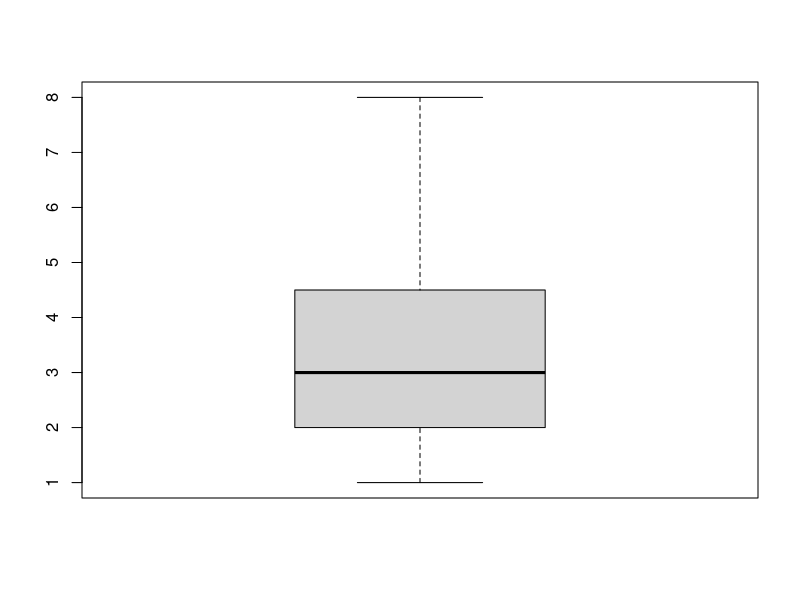
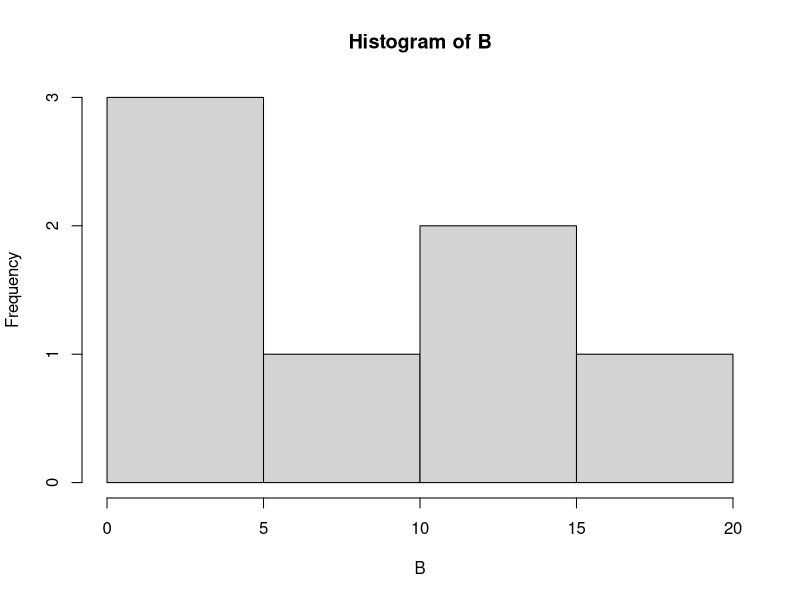
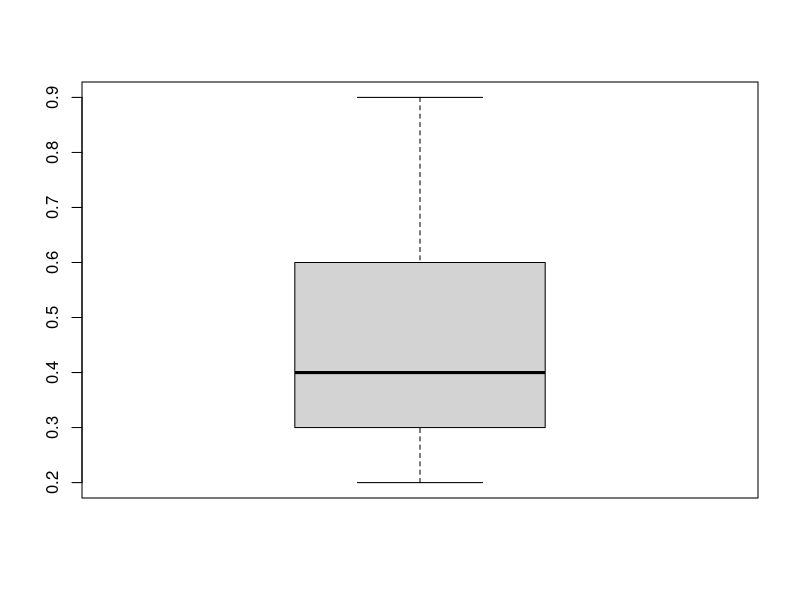

The R source for these figures, in order:
##Programmer: Andre Gonzalez
##Assignment: Module 4


## First Question
A <- c(3, 2, 5, 6, 4, 8, 1, 2, 3, 2, 4)
boxplot(A)


## Second Question:
B <- c(2, 4, 5, 7, 12, 14, 16)
hist(B)


## Third Question:
## To analyze the data I will create a data frame that contains all the information.

## Creation of the vectors:
patientName <- c("patient01", "patient02", "patient03", "patient04", "patient05", "patient06", "patient07","patient08", "patient09", "patient10")
visitFreq <- c(0.6, 0.3, 0.4, 0.4, 0.2, 0.6, 0.3, 0.4, 0.9, 0.2)
bp <- c(103, 87, 32, 42, 59, 109, 78, 205, 135, 176)
firstDoc <- c(1, 1, 1, 1, 0, 0, 0, 0, NA, 1) ##(bad=1, good =0)
secondDoc <- c(0, 0, 1, 1, 0, 0, 1, 1, 1, 1) ##(low = 0, high =1)
finalDoc <- c(0, 1, 0, 1, 0, 1, 0, 1, 1, 1) ##(low = 0, high =1)

## Creation of Data Frame
patients <- data.frame(patientName,visitFreq,bp,firstDoc,secondDoc,finalDoc, stringsAsFactors = FALSE)

## Renaming Columns
colnames(patients)[1] <- "Name"
colnames(patients)[2] <- "Frequency"
colnames(patients)[3] <- "Blood Pressure"
colnames(patients)[4] <- "First"
colnames(patients)[5] <- "Second"
colnames(patients)[6] <- "Final"

##Display Data Frame
patients

boxplot(patients[2])
